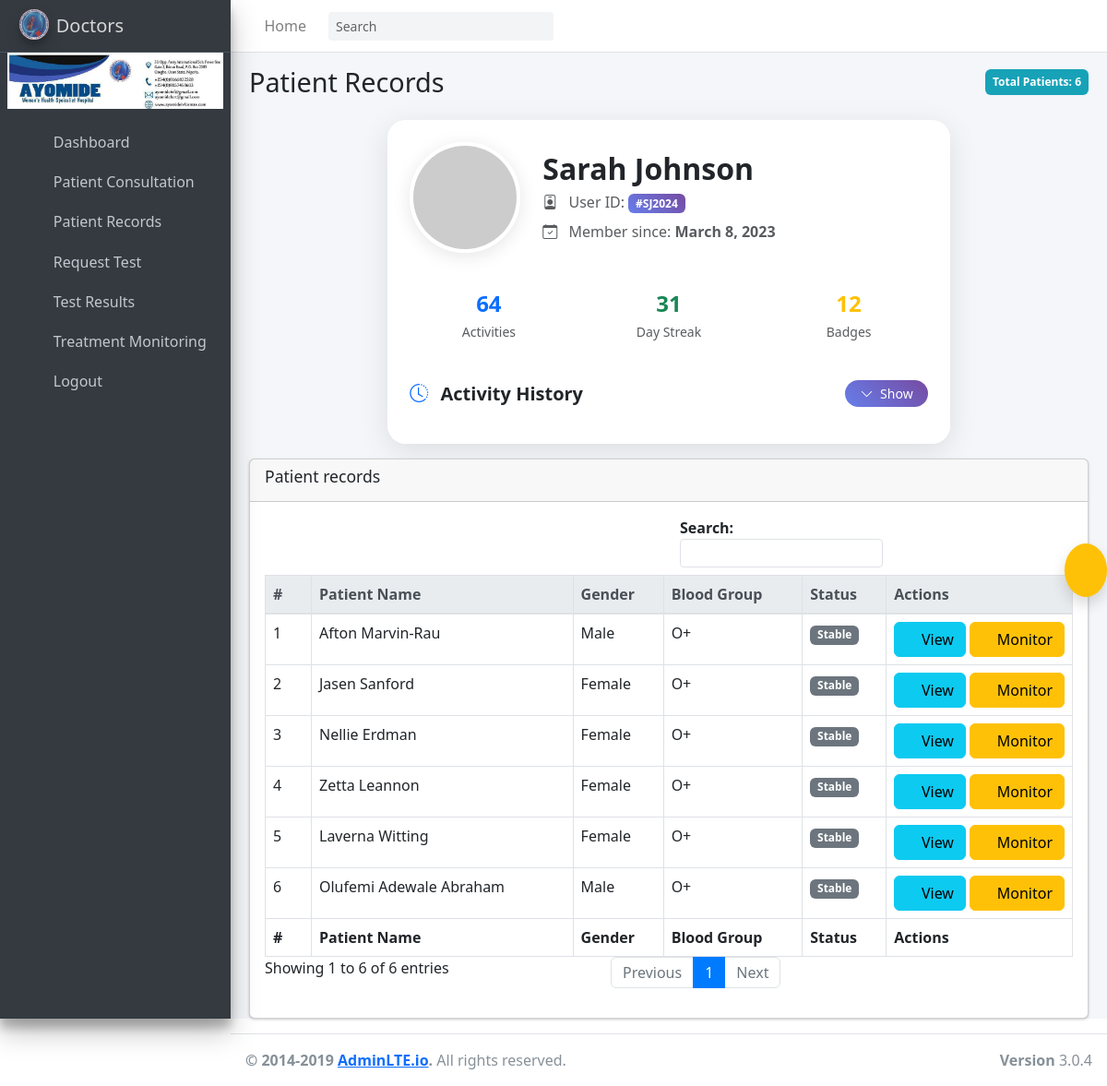
Page /d/medical-records/ (signed in) on the earlier database version.
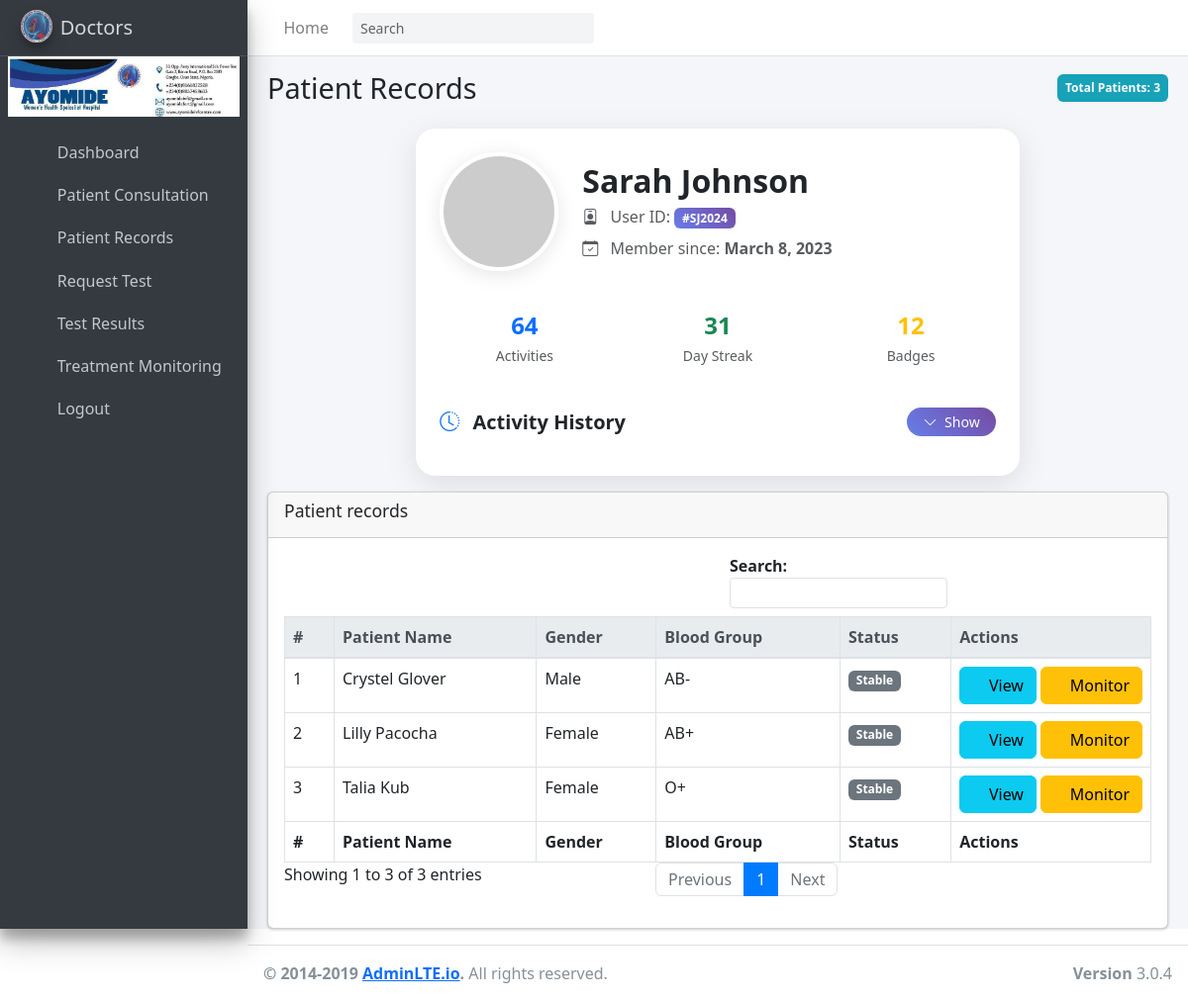
Same page on the later database version.
### hospapp/models.py (models this page shows, shortened)
class Patient(models.Model):
    BLOOD_GROUP_CHOICES = [
        ('A+', 'A+'), ('A-', 'A-'),
        ('B+', 'B+'), ('B-', 'B-'),
        ('AB+', 'AB+'), ('AB-', 'AB-'),
        ('O+', 'O+'), ('O-', 'O-'),
    ]
    STATUS_CHOICES = [
        ('critical', 'Critical'),
        ('recovered', 'Recovered'),
        ('stable', 'Stable'),
    ]
    RELATIONSHIP_CHOICES = [
        ('Spouse', 'Spouse'),
        ('Father', 'Father'),
        ('Mother', 'Mother'),
        ('Son', 'Son'),
        ('Daughter', 'Daughter'),
        ('Brother', 'Brother'),
        ('Sister', 'Sister'),
        ('Guardian', 'Guardian'),
        ('Friend', 'Friend'),
        ('Other', 'Other'),
    ]
    address = models.TextField()
    blood_group = models.CharField(max_length=3, choices=BLOOD_GROUP_CHOICES, default='O+')
    date_of_birth = models.DateField()
    date_registered = models.DateTimeField(auto_now_add=True)
    email = models.EmailField(blank=True, null=True)
    first_time = models.CharField(max_length=20, blank=True)
    full_name = models.CharField(max_length=200)
    gender = models.CharField(max_length=10)
    id_number = models.CharField(max_length=100, blank=True)
    id_type = models.CharField(max_length=20, blank=True)
    marital_status = models.CharField(max_length=20)
    nationality = models.CharField(max_length=50)
    phone = models.CharField(max_length=15)
    photo = models.ImageField(upload_to='patient_photos/', blank=True, null=True)
    state_of_origin = models.CharField(max_length=50, blank=True)
    next_of_kin_name = models.CharField(max_length=100)
    next_of_kin_phone = models.CharField(max_length=15)
    next_of_kin_relationship = models.CharField(max_length=20, choices=RELATIONSHIP_CHOICES, blank=True, null=True, default='Ade')
    next_of_kin_email = models.EmailField(blank=True, null=True)
    next_of_kin_address = models.TextField(blank=True, null=True)
    bed = models.ForeignKey(Bed, null=True, blank=True, on_delete=models.SET_NULL)
    diagnosis = models.TextField(blank=True, null=True)
    is_inpatient = models.BooleanField(default=False)
    medication = models.TextField(blank=True, null=True)
    notes = models.TextField(blank=True, null=True)
    referred_by = models.CharField(max_length=100, blank=True, null=True)
    status = models.CharField(max_length=20, choices=STATUS_CHOICES, default='stable')
    ward = models.ForeignKey(Ward, null=True, blank=True, on_delete=models.SET_NULL)

### hospapp/views.py (the view)
# urls.py: path('d/medical-records/', views.access_medical_records, name='access_medical_records'),
@login_required(login_url='home')
def access_medical_records(request):
    patients = Patient.objects.all()
    return render(request, 'doctors/access_medical_records.html', {
        'patients': patients
    })

### hospapp/templates/doctors/access_medical_records.html (shortened to what this page needs)
{% extends "doctors/base.html" %}
{% load static %}
{% block content %}
<link href="https://cdnjs.cloudflare.com/ajax/libs/bootstrap/5.3.0/css/bootstrap.min.css" rel="stylesheet">
<link href="https://cdnjs.cloudflare.com/ajax/libs/bootstrap-icons/1.10.0/font/bootstrap-icons.min.css" rel="stylesheet">
<div class="content-header">
    <div class="container-fluid">
        <div class="d-flex justify-content-between align-items-center mb-2">
            <h1 class="m-0 text-dark">Patient Records</h1>
            <span class="badge badge-info p-2">Total Patients: {{ patients|length }}</span>
        </div>
    </div>
</div>
<div class="container">
    <div class="row justify-content-center">
        <div class="col-lg-8 col-md-10">
            <div class="card profile-card border-0">
                <div class="card-body p-4">
                    <div class="row align-items-center mb-4">
                        <div class="col-auto">
                            <img id="profileAvatar" src="https://via.placeholder.com/120x120/667eea/ffffff?text=JD"
                                 alt="Profile Picture" class="rounded-circle profile-avatar">
                        </div>
                        <div class="col">
                            <h2 class="mb-1 fw-bold text-dark" id="userName">John Doe</h2>
                            <p class="text-muted mb-2">
                                <i class="bi bi-person-badge me-2"></i>
                                User ID: <span class="badge badge-custom text-white" id="userId">#12345</span>
                            </p>
                            <p class="text-muted mb-0">
                                <i class="bi bi-calendar-check me-2"></i>
                                Member since: <span id="dateJoined" class="fw-semibold">January 15, 2022</span>
                            </p>
                        </div>
                    </div>
                    <div class="row mb-4">
                        <div class="col-4">
                            <div class="stats-card text-center p-3 rounded-3">
                                <h4 class="mb-1 text-primary fw-bold" id="totalActivities">47</h4>
                                <small class="text-muted">Activities</small>
                            </div>
                        </div>
                        <div class="col-4">
                            <div class="stats-card text-center p-3 rounded-3">
                                <h4 class="mb-1 text-success fw-bold" id="streakDays">23</h4>
                                <small class="text-muted">Day Streak</small>
                            </div>
                        </div>
                        <div class="col-4">
                            <div class="stats-card text-center p-3 rounded-3">
                                <h4 class="mb-1 text-warning fw-bold" id="badgesEarned">8</h4>
                                <small class="text-muted">Badges</small>
                            </div>
                        </div>
                    </div>
                    <div class="d-flex justify-content-between align-items-center mb-3">
                        <h5 class="mb-0 text-dark fw-bold">
                            <i class="bi bi-clock-history me-2 text-primary"></i>
                            Activity History
                        </h5>
                        <button class="btn btn-expand text-white btn-sm rounded-pill px-3"
                                id="toggleHistory" data-bs-toggle="collapse" data-bs-target="#activityHistory">
                            <i class="bi bi-chevron-down me-1"></i>
                            <span id="toggleText">Show</span>
                        </button>
                    </div>
                </div>
            </div>
        </div>
    </div>
</div>
<section class="content">
    <div class="container-fluid">
        <div class="card">
            <div class="card-header">
                <h3 class="card-title">Patient records</h3>
            </div>
            <div class="card-body">
                <table id="example1" class="table table-bordered table-hover text-nowrap mb-0">
                    <thead class="thead-light">
                        <tr>
                            <th style="width: 50px;">#</th>
                            <th>Patient Name</th>
                            <th>Gender</th>
                            <th>Blood Group</th>
                            <th>Status</th>
                            <th style="width: 160px;">Actions</th>
                        </tr>
                    </thead>
                    <tbody>
                        {% for patient in patients %}
                        <tr>
                            <td>{{ forloop.counter }}</td>
                            <td>{{ patient.full_name }}</td>
                            <td>{{ patient.gender }}</td>
                            <td>{{ patient.blood_group }}</td>
                            <td>
                                <span class="badge badge-{% if patient.status == 'active' %}success{% elif patient.status == 'critical' %}danger{% else %}secondary{% endif %}">
                                    {{ patient.get_status_display }}
                                </span>
                            </td>
                            <td colspan="2">
                                <button class="btn btn-info" data-bs-toggle="modal" data-bs-target="#overviewModal" onclick="loadOverview({{ patient.id }})"><i class="fas fa-folder-open"></i> View</button>
                                <button class="btn btn-warning" data-bs-toggle="modal" data-bs-target="#monitorModal" onclick="loadMonitor({{ patient.id }})"><i class="fas fa-chart-line"></i> Monitor</button>
                            </td>
                        </tr>
                        {% empty %}
                        <tr>
                            <td colspan="6" class="text-center text-muted">No patients found.</td>
                        </tr>
                        {% endfor %}
                    </tbody>
                    <tfoot>
                        <tr>
                            <th style="width: 50px;">#</th>
                            <th>Patient Name</th>
                            <th>Gender</th>
                            <th>Blood Group</th>
                            <th>Status</th>
                            <th style="width: 160px;">Actions</th>
                        </tr>
                    </tfoot>
                </table>
            </div>
        </div>
    </div>
    </div>
{% endblock %}

### hospapp/templates/doctors/base.html (shortened to what this page needs)
{% load static %}
<!DOCTYPE html>
<html>
<head>
    <link rel="stylesheet" href="{% static 'plugins/fontawesome-free/css/all.min.css' %}">
    <link rel="stylesheet" href="https://code.ionicframework.com/ionicons/2.0.1/css/ionicons.min.css">
    <link rel="stylesheet" href="{% static 'plugins/bootstrap-icons/bootstrap-icons.css' %}">
    <link rel="stylesheet" href="{% static 'dist/css/adminlte.min.css' %}">
</head>
<body class="hold-transition sidebar-mini">
    <div class="wrapper">
        <nav class="main-header navbar navbar-expand navbar-white navbar-light">
            <ul class="navbar-nav">
                <li class="nav-item">
                    <a class="nav-link" data-widget="pushmenu" href="#" role="button"><i class="fas fa-bars"></i></a>
                </li>
                <li class="nav-item d-none d-sm-inline-block">
                    <a href="{% url 'doctors' %}" class="nav-link">Home</a>
                </li>
            </ul>
            <form class="form-inline ml-3">
                <div class="input-group input-group-sm">
                    <input class="form-control form-control-navbar" type="search" placeholder="Search" aria-label="Search">
                    <div class="input-group-append">
                        <button class="btn btn-navbar" type="submit">
                            <i class="fas fa-search"></i>
                        </button>
                    </div>
                </div>
            </form>
        </nav>
        <aside class="main-sidebar sidebar-dark-primary elevation-4">
            <a href="{% url 'doctors' %}" class="brand-link">
                <img src="{% static 'dist/img/ayologo.jpg' %}" alt="Logo"
                     class="brand-image img-circle elevation-3" style="opacity: .8">
                <span class="brand-text font-weight-light">Doctors</span>
            </a>
            <div class="sidebar">
                <div class="mb-3">
                    <img src="{% static 'dist/img/header.jpg' %}" alt="Header Image" class="img-fluid">
                </div>
                <nav class="mt-2">
                    <ul class="nav nav-pills nav-sidebar flex-column" data-widget="treeview" role="menu" data-accordion="false">
                        <li class="nav-item">
                            <a href="{% url 'doctors' %}" class="nav-link">
                                <i class="nav-icon fas fa-th-large"></i>
                                <p>Dashboard</p>
                            </a>
                        </li>
                        <li class="nav-item">
                            <a href="{% url 'doctor_consultation' %}" class="nav-link">
                                <i class="nav-icon fas fa-user-md"></i>
                                <p>Patient Consultation</p>
                            </a>
                        </li>
                        <li class="nav-item">
                            <a href="{% url 'access_medical_records' %}" class="nav-link">
                                <i class="nav-icon fas fa-folder-open"></i>
                                <p>Patient Records</p>
                            </a>
                        </li>
                        <li class="nav-item">
                            <a href="{% url 'recomended_tests' %}" class="nav-link">
                                <i class="nav-icon fas fa-vials"></i>
                                <p>Request Test</p>
                            </a>
                        </li>
                        <li class="nav-item">
                            <a href="{% url 'recomended_tests' %}" class="nav-link">
                                <i class="nav-icon fas fa-vials"></i>
                                <p>Test Results</p>
                            </a>
                        </li>
                        <li class="nav-item">
                            <a href="{% url 'monitoring' %}" class="nav-link">
                                <i class="nav-icon fas fa-chart-line"></i>
                                <p>Treatment Monitoring</p>
                            </a>
                        </li>
                        <li class="nav-item">
                            <a href="{% url 'logout' %}" class="nav-link">
                                <i class="nav-icon fas fa-sign-out-alt"></i>
                                <p>Logout</p>
                            </a>
                        </li>
                    </ul>
                </nav>
            </div>
        </aside>
        <div class="content-wrapper">
            {% block content %}
            {% endblock %}
        </div>
        <footer class="main-footer">
            <div class="float-right d-none d-sm-inline">
                <b>Version</b> 3.0.4
            </div>
            <strong>&copy; 2014-2019 <a href="http://adminlte.io">AdminLTE.io</a>.</strong> All rights reserved.
        </footer>
    <div id="notification-bell" style="position: fixed; top: 50%; right: 0; z-index: 1050; display: none;">
        <button class="btn btn-warning rounded-circle p-3 shadow" id="toggleNotifications">
            <i class="fas fa-bell"></i>
        </button>
    </div>
</body>
</html>

### hospapp/templates/doctors/access_medical_records.html (style rules this page uses)
.profile-card { backdrop-filter: blur(10px); background: rgba(255, 255, 255, 0.95); border: 1px solid rgba(255, 255, 255, 0.2); box-shadow: 0 8px 32px rgba(0, 0, 0, 0.1); transition: all 0.3s ease; border-radius: 20px; }
.profile-avatar { width: 120px; height: 120px; border: 4px solid #fff; box-shadow: 0 4px 20px rgba(0, 0, 0, 0.1); transition: transform 0.3s ease; }
.badge-custom { background: linear-gradient(45deg, #667eea, #764ba2); border: none; }
.btn-expand { background: linear-gradient(45deg, #667eea, #764ba2); border: none; transition: all 0.3s ease; }
.stats-card { background: rgba(255, 255, 255, 0.1); border: 1px solid rgba(255, 255, 255, 0.2); backdrop-filter: blur(5px); transition: all 0.3s ease; }

Differences in the rows shown:
removed Patient: full_name "Afton Marvin-Rau", gender "Male", blood_group "O+", status "Stable"
removed Patient: full_name "Jasen Sanford", gender "Female", blood_group "O+", status "Stable"
removed Patient: full_name "Nellie Erdman", gender "Female", blood_group "O+", status "Stable"
removed Patient: full_name "Zetta Leannon", gender "Female", blood_group "O+", status "Stable"
removed Patient: full_name "Laverna Witting", gender "Female", blood_group "O+", status "Stable"
removed Patient: full_name "Olufemi Adewale Abraham", gender "Male", blood_group "O+", status "Stable"
added Patient: full_name "Crystel Glover", gender "Male", blood_group "AB-", status "Stable"
added Patient: full_name "Lilly Pacocha", gender "Female", blood_group "AB+", status "Stable"
added Patient: full_name "Talia Kub", gender "Female", blood_group "O+", status "Stable"
Other differences:
{{ patients|length }}: "6" → "3"
text written by a page script: "Search: Showing 1 to 6 of 6 entries Previous 1 Next" → "Search: Showing 1 to 3 of 3 entries Previous 1 Next"
